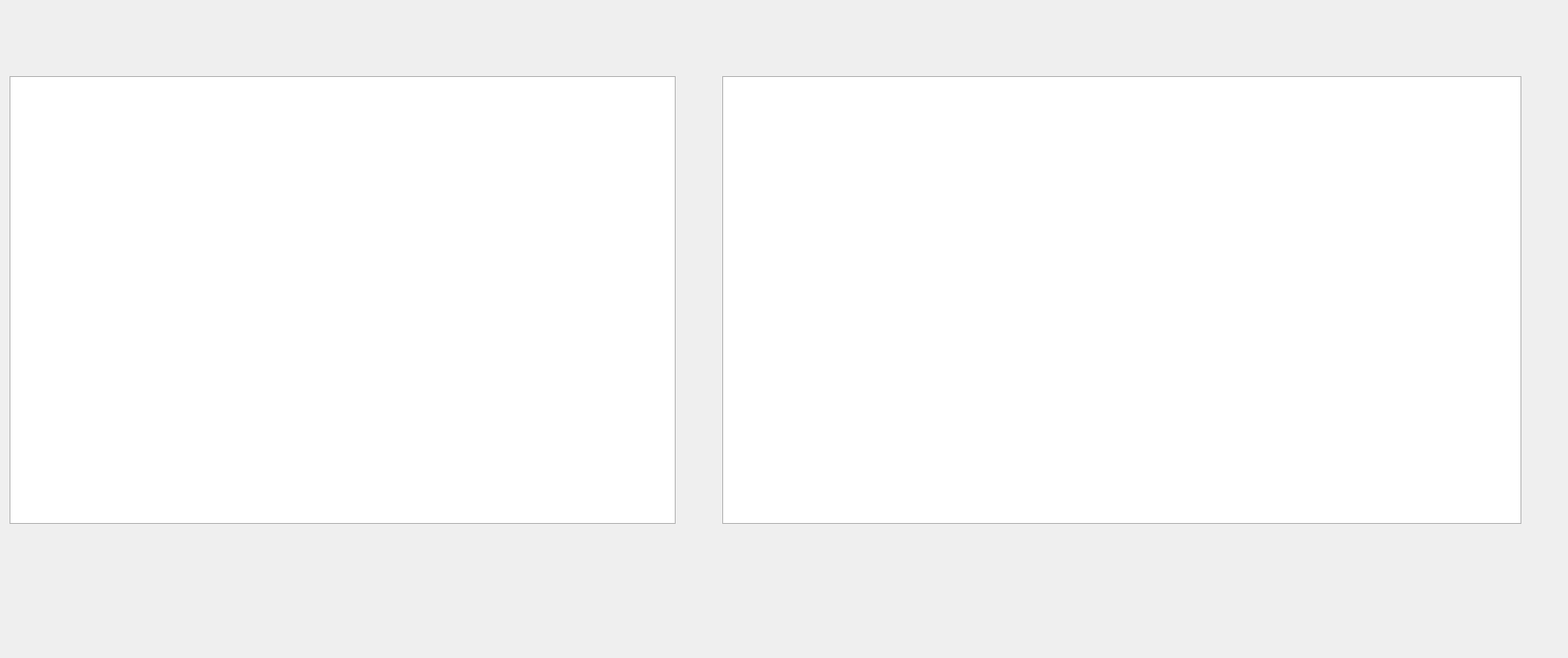
<?xml version="1.0" encoding="UTF-8"?>
<ui version="4.0">
 <class>Charts</class>
 <widget class="QWidget" name="Charts">
  <property name="geometry">
   <rect>
    <x>0</x>
    <y>0</y>
    <width>1650</width>
    <height>692</height>
   </rect>
  </property>
  <property name="windowTitle">
   <string>График</string>
  </property>
  <widget class="QChartView" name="graphicsView_Y">
   <property name="geometry">
    <rect>
     <x>10</x>
     <y>80</y>
     <width>701</width>
     <height>471</height>
    </rect>
   </property>
  </widget>
  <widget class="QChartView" name="graphicsView_X">
   <property name="geometry">
    <rect>
     <x>760</x>
     <y>80</y>
     <width>841</width>
     <height>471</height>
    </rect>
   </property>
  </widget>
 </widget>
 <customwidgets>
  <customwidget>
   <class>QChartView</class>
   <extends>QGraphicsView</extends>
   <header>QtCharts</header>
  </customwidget>
 </customwidgets>
 <resources/>
 <connections/>
</ui>
